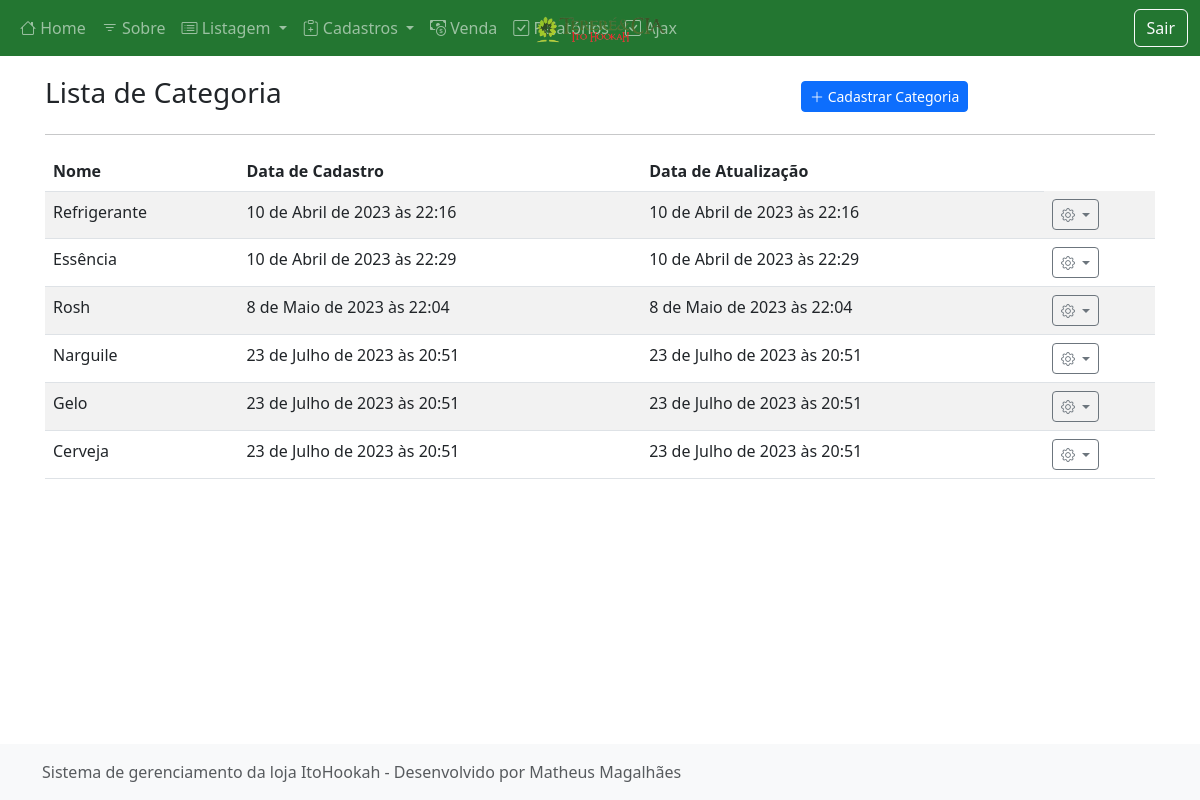
/listar/categoria/ (signed in), run on the app's committed database.
### cadastros/models.py (models this page shows, shortened)
class Categoria(models.Model):
    nome = models.CharField(max_length=50)
    cadastrado_em = models.DateTimeField(auto_now_add=True)
    atualizado_em = models.DateTimeField(auto_now=True)

### cadastros/views.py (the view)
# urls.py: path("listar/categoria/", CategoriaList.as_view(), name="listar-categoria"),
class CategoriaList(LoginRequiredMixin, ListView):
    model = Categoria
    template_name = "cadastros/list/categoria.html"

### cadastros/templates/cadastros/list/categoria.html (shortened to what this page needs)
{% extends 'paginas/modelo.html' %}
{% load static %}
{% block conteudo %}
<div class="row justify-content-center align-items-center mt-3">
    <div class="col-md-8">
        <h3 class="">Lista de Categoria</h3>
    </div>
    <div class="col-md">
        <a href="{% url 'cadastrar-categoria' %}" class="btn btn-primary btn-sm">
            <i class="bi bi-plus-lg"></i>
            Cadastrar Categoria
        </a>
    </div>
</div>
<hr>
<div class="table-responsive-lg">
    <table class="table table-striped">
        <thead>
            <tr>
                <th>Nome</th>
                <th>Data de Cadastro</th>
                <th>Data de Atualização</th>
            </tr>
        </thead>
        <tbody>
            {% for obj in object_list %}
            <tr class="">
                <td>{{ obj.nome }}</td>
                <td>{{ obj.cadastrado_em }}</td>
                <td>{{ obj.atualizado_em }}</td>
                <td>
                    <div class="dropdown">
                        <a class="btn btn-sm btn-outline-secondary dropdown-toggle" href="#" role="button"
                            data-bs-toggle="dropdown" aria-expanded="false">
                            <i class="bi bi-gear"></i>
                        </a>
                    </div>
                </td>
            </tr>
            {% empty %}
            <tr>
                <th colspan="100%">Nenhum registro encontrado.</th>
            </tr>
            {% endfor %}
        </tbody>
    </table>
</div>
{% endblock %}

### static/css/estilo.css (style rules this page uses)
.bi { vertical-align: -.125em; fill: currentColor; }

### static/css/dashboard.css (style rules this page uses)
:root { --amarelo-claro: hsl(44, 100%, 58%); --amarelo: hsl(44, 100%, 48%); --amarelo-escuro: hsl(44, 100%, 38%); --azul-claro: hsl(201, 100%, 41%); --azul: hsl(201, 100%, 31%); --azul-escuro: hsl(201, 100%, 21%); --cinza-claro: #F1F1F1; --cinza: #BDBDBD; --cinza-escuro: #525252; --verde-claro: hsl(130, 54%, 50%); --verde: hsl(130, 54%, 40%); --verde-escuro: hsl(130, 54%, 30%); --vermelho-claro: hsl(358, 78%, 55%); --vermelho: hsl(358, 78%, 45%); --vermelho-escuro: hsl(358, 78%, 35%) }

### paginas/templates/paginas/modelo.html (style rules this page uses)
.bi { vertical-align: 0; }

### data on the page
Categoria: nome "Refrigerante", cadastrado_em "10 de Abril de 2023 às 22:16", atualizado_em "10 de Abril de 2023 às 22:16"
Categoria: nome "Essência", cadastrado_em "10 de Abril de 2023 às 22:29", atualizado_em "10 de Abril de 2023 às 22:29"
Categoria: nome "Rosh", cadastrado_em "8 de Maio de 2023 às 22:04", atualizado_em "8 de Maio de 2023 às 22:04"
Categoria: nome "Narguile", cadastrado_em "23 de Julho de 2023 às 20:51", atualizado_em "23 de Julho de 2023 às 20:51"
Categoria: nome "Gelo", cadastrado_em "23 de Julho de 2023 às 20:51", atualizado_em "23 de Julho de 2023 às 20:51"
Categoria: nome "Cerveja", cadastrado_em "23 de Julho de 2023 às 20:51", atualizado_em "23 de Julho de 2023 às 20:51"
